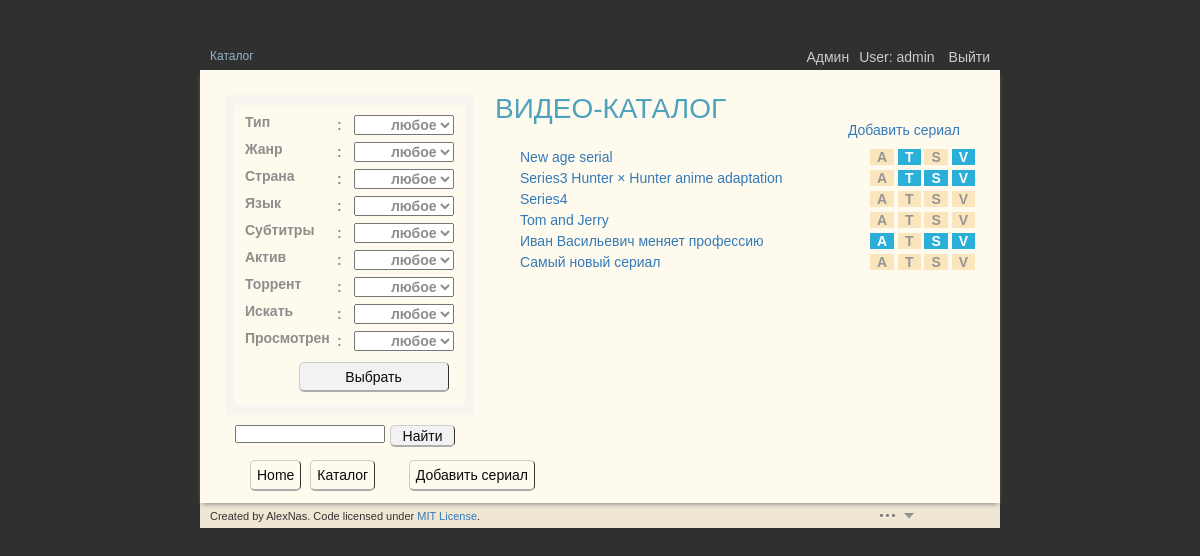
/vicat/catalog/ (signed in), run on the app's committed database.
### vicat/models.py (models this page shows, shortened)
class Series(models.Model):
    id = models.UUIDField(primary_key = True,default=uuid.uuid4,editable=False)
    slug = models.SlugField(max_length=30, primary_key=False, blank=True)
    title = models.CharField(u'название**', max_length=128, unique=True)
    description = models.CharField(u'описание', max_length=1024, blank=True,
                                    default='Описание не оформлено')
    image_series = models.ImageField (u'данные о фото_сер', blank=True,
                                    upload_to=get_upload_path_ser,
                                    storage=OverwriteStorage())
    image_episode = models.ImageField (u'данные о фото_эп', blank=True,
                                    upload_to=get_upload_path_epis,
                                    storage=OverwriteStorage())
    year = models.IntegerField(u'год выпуска', default=0, blank=False)
    length = models.IntegerField(u'длительность', default=0)
    season_qty = models.IntegerField(u'кол-во сезонов',
                                    default=0, editable=False)
    episode_qty = models.IntegerField(u'кол-во эпизодов',
                                    default=0, editable=False)
    country = models.CharField(u'страна', max_length=50,
                                    choices=COUNTRIES, default='')
    studio = models.CharField(u'студия', blank=True, max_length=128)
    language = models.CharField(u'язык', max_length=50,
                                    choices=LANGUAGES, default='')
    subt_lan = models.CharField(u'субтитры', max_length=50,
                                    choices=SUBTITLES, default='')
    director = models.CharField(u'режисер', blank=True, max_length=64)
    actors = models.CharField(u'актеры', blank=True, max_length=256)
    title_trans = models.CharField(u'перевод названия',
                                    blank=True, max_length=256)
    genre = models.CharField(u'жанр', max_length=50,
                                    choices=GENRES, default='')
    show_type = models.CharField(u'тип', max_length=50,
                                    choices=TYPES, default='')
    viewed = models.BooleanField(u'просмотрено', default=False)
    active = models.BooleanField(u'актив', default=False)
    istorrent = models.BooleanField(u'торрент', blank=True, default=False)
    torrent = models.CharField(u'торрент-адрес', blank=True, max_length=512,
                                    default='')
    tosearch = models.BooleanField(u'искать',default=False)
    created = models.DateTimeField(u'дата создания', auto_now_add=True,
                                    auto_now=False, null=True, blank=True)
    updated = models.DateTimeField(u'дата последнего изменения',
                                    auto_now_add = False, auto_now=True)
    note = models.CharField(u'заметки', max_length=1024, blank=True,
                                    default='заметки администратора')
    class Meta:
        verbose_name = u"Сериал"
        verbose_name_plural = u"Сериалы"

### vicat/views.py (the view)
def catalog(request):
    filterargs = {}
    fields = ('show_type', 'genre', 'country', 'language', 'subt_lan',
                    'active', 'istorrent', 'tosearch', 'viewed')
    if request.method == 'POST':
        form = FilterForm(request.POST)
        for field in fields:
            field_value = request.POST.get(field)
            if type(field_value) is not str:
                field_value = field_value.encode('utf-8')
            if (field_value != 'ALL'):
                if field_value == 'False':
                    field_value = False
                elif field_value == 'True':
                    field_value = True
                filterargs[field] = field_value
        found_entries = Series.objects.\
                            filter(**filterargs).order_by('created')
        is_editor = request.user.is_active and request.user.is_staff
        return render(request, 'catalog.html', {
                                'is_editor': is_editor,
                                'where': 'catalog',
                                'series_list': found_entries,
                                'form': form })
    else:
        form = FilterForm()
    context_dict = {}
    context_dict['form'] = form
    context_dict['is_editor'] = (request.user.is_active and
                                    request.user.is_staff)
    context_dict['series_list'] = Series.objects.all().order_by('title')
    context_dict['where'] = 'catalog'
    return render(request, 'catalog.html', context_dict)

### templates/catalog.html (shortened to what this page needs)
{% extends "base.html" %}
{% load staticfiles %}
{% block content %}
  <div id="view-wrap">
    <div id="view" class="img-series">
      <form id="filter_block" class="filter_ul" action="/vicat/catalog/" method="post">
            {% for f in form %}
              <div class="filter_li">
                    <div class="filt-left">{{ f.label }}</div>:
                    <span class="filt-right">{{ f }}</span>
              </div>
            {% endfor %}
          <input id="filter_submit" type="submit" value="Выбрать" />
      </form>
    </div>
    <div id="under-view">
      <div id="under-view-left">
        <form id="search_form" action="/vicat/search/" method="GET">
            <input id="search_text" type="text" name="q">
            <input id="search_submit" type="submit" value="Найти">
        </form>
      </div>
    </div>
  </div>
  <div id="wrapper">
  <div id="info_wrapper" class="height1">
    <div class="ser-title">ВИДЕО-КАТАЛОГ</div>
      <div id="create_new">
        <a href="/vicat/create_series/">Добавить сериал</a>
      </div>
      <div id="info-block" class="fixheight1 padtop2">
        {% if series_list %}
          <ul id="series-list" class="tab-clear">
            {% for series in series_list %}
            <div class="tab-left">
              <li><a href="/vicat/{{ series.id }}">{{ series.title }}</a></li>
            </div>
            <div class="tab-right">
              <span class="is{{ series.active }}">A</span>
              <span class="is{{ series.istorrent }}">T</span>
              <span class="is{{ series.tosearch }}">S</span>
              <span class="is{{ series.viewed }}">V</span>
            </div>
            <br>
            {% endfor %}
          </ul>
        {% else %}
            <p>По запросу ничего не найдено</p>
        {% endif %}
      </div>
    </div>
  </div>
{% endblock %}

### templates/base.html (shortened to what this page needs)
<!DOCTYPE html>
{% load staticfiles %}
<html>
<head>
    <link href="{% static 'css/font-awesome.min.css' %}" rel="stylesheet">
    <link href="{% static 'css/bootstrap.min.css' %}" rel="stylesheet">
    <link href="{% static 'css/main.css' %}" rel="stylesheet">
</head>
<body onload="initElement()">
  <div id="wrap">
    <div id="seacrch-login">
      <div id="back-linkage">
              {% if where == 'catalog' %}
              <span>Каталог</span>
              {% elif where == 'series' %}
                <a href="/vicat/catalog/">Каталог</a>
                <span> / </span>
                <span curr-link href="/vicat/{{ series.id }}">{{ series.title }}</span>
              {% elif where == 'reviews' %}
                <a href="/vicat/catalog/">Каталог</a>
                <span> / </span>
                <a href="/vicat/{{ series.id }}">{{ series.title }}</a>
                <span> / </span>
                <span>Отзывы</span>
              {% elif where == 'seasons' %}
                <a href="/vicat/catalog/">Каталог</a>
                <span> / </span>
                <a href="/vicat/{{ series.id }}">{{ series.title }}</a>
                <span> / </span>
                <span>Сезоны</span>
              {% endif %}
      </div>
      <div class="login">
        {% if user.is_authenticated %}
            <a href="">User: {{ user.username }} </a>
            <a href="/accounts/logout/">Выйти</a>
        {% else %}
            <a href="/accounts/login/">Войти</a>
        {% endif %}
      </div>
      <div class="login">
        {% if is_editor %}
              <a href="http://127.0.0.1:8000/admin/vicat/">Админ</a>
        {% endif %}
      </div>
    </div>
    <div id="lightback">
      <div id="main-wrap">
        <div id="main-top">
        </div>
        <div id="main">
          {% block content %}
          {% endblock %}
        </div>
        <div id="menu">
          <ul class="hr">
            <li  onclick="window.location.href='/vicat/'">Home</li>
            <li  onclick="window.location.href='/vicat/catalog/'">Каталог</li>
            <li class="dummybtn">&nbsp</li>
            {% if is_editor %}
              {% if where == 'catalog' %}
                <li onclick="window.location.href='/vicat/create_series/'">Добавить сериал</li>
              {% elif where == 'series' %}
                <li  onclick="window.location.href='/vicat/edit_series/{{ series.id }}'">Редактировать сериал</li>
                <a href="/vicat/{{ series.id }}/delete_series"><li class="delete_btn" onclick="return confirm('Подтвердите удаление сериала')">Удалить сериал</li></a>
              {% elif where == 'seasons' %}
                <li  onclick="window.location.href='/vicat/{{ series.id }}/create_season'">Добавить сезон</li>
              {% elif where == 'inseason' %}
                <li  onclick="window.location.href='/vicat/{{ series.id }}/edit_season/{{ season_num }}'">Редактировать сезон</li>
                <a href="/vicat/{{ series.id }}/delete_season/{{ season_num }}"><li class="delete_btn" onclick="return confirm('Подтвердите удаление сезона')">Удалить сезон</li></a>
              {% endif %}
            {% endif %}
          </ul>
        </div>
      </div>
      <div id="switcher_wrap">
        <div class="copyr  footer_left" >Created by AlexNas. Code licensed under <a href="href="http://opensource.org/licenses/mit-license.html"">MIT License</a>.</div>
        <div id="switcher" class="closed" class="footer_right">
          <img src="{% static "img/list_closed.png" %}" />
        </div>
      </div>
    </div>
  </div>
</body>
</html>

### static/static_dir/css/main.css (style rules this page uses)
body, p, form, form input, #wrap, #lightback, #main-wrap { padding: 0; margin: 0; line-height: 1.0; }
body { font-family: sans-serif; background-color: rgb(48, 48, 48); }
#wrap { width: 800px; margin: 50px auto; background-color: rgb(48, 48, 48); }
#lightback { background-color: #efe6d3; }
#main-wrap { background-color: #fffaee; -moz-box-shadow: 0 3px 5px -2px #888; -webkit-box-shadow: 0 3px 5px -2px #888; box-shadow: 0 3px 5px -2px #888; }
#main { width: 100%; background-color: #fffaee; clear: both; }
#seacrch-login { width: 100%; height: 20px; background-color: rgb(48, 48, 48); }
#back-linkage { float: left; text-align: left; font-size: 12px; color: #91B6C3; padding-left: 10px; }
#back-linkage span { color: #91B6C3; }
.login { float: right; margin-bottom: 20px; }
.login a { color: #cccccc; font-size: 14px; text-decoration: none; text-align: right; padding-right: 10px; }
#main-top { width: 100%; height: 25px; }
#view-wrap { float: left; margin-left: 25px; }
#view { width: 250px; border: 10px solid #f8f4ef; -webkit-box-sizing: border-box; -moz-box-sizing: border-box; box-sizing: border-box; clear: both; overflow:hidden; }
.img-series { height: 320px; }
#under-view-left { float: left; padding-left: 10px; padding-top: 10px; }
.tab-left { float: left; }
.tab-right { float: right; }
#wrapper { margin-left: 295px; }
#create_new { font-size: 14px; text-align: right; padding: 0 40px 5px 0; }
#info_wrapper { font-size: 14px; }
#info-block { width: 475px; float: right; overflow: auto; color: #8c8b89; margin-right: 25px; }
#info_wrapper .ser-title { padding-bottom: 0px; }
#series-list, #season-list, #episod-list { margin: 0px; list-style-type: none; line-height: 150%; padding-left: 20px; }
.ser-title { color: #4da2be; padding-bottom: 10px; font-size: 28px; }
#menu { margin: 0; padding: 0; clear: both; }
#menu .hr { margin: 0; padding: 20px 50px 20px 50px; }
#menu .hr li { display: inline; font: 14px Arial; color: #090909; margin-right: 5px; border-top: 1px solid #CCCCCC; border-right: 1px solid #333333; border-bottom: 2px solid #ADADAD; border-left: 1px solid #CCCCCC; border-radius: 5px; -moz-border-radius: 5px; -webkit-border-radius: 5px; padding: 6px; cursor: pointer; }
.dummybtn { border: none !important; width: 30px; cursor: default !important; }
.isFalse { font-size: 14px; font-weight: bold; padding: 0 7px; opacity: 0.9; background-color: rgba(244, 192, 102, 0.4); }
.isTrue { font-size: 14px; font-weight: bold; padding: 0 7px; color: #ffffff; background-color: #29AFD8; }
.padtop2 { padding-top: 5px; }
.height1 { min-height: 350px; }
.fixheight1 { height: 267px; }
#filter_block { padding: 10px 0 0px 10px; }
#filter_block, #newedit_block { font-size: 14px; }
.filter_ul { font-size: 14px; font-weight: bold; color: #8E8D8B; float:left; margin: 0px; list-style-type: none; }
#filter_block .filter_li { padding-bottom: 7px; }
.filter_ul SELECT { font-size: 14px; text-align: right; }
.filt-left { float: left; width: 92px; }
.filt-right SELECT { margin-left: 8px; width: 100px; }
.filter_li { clear: both; }
#filter_submit { margin-top: 4px; float:right; }
#filter_submit, #newedit_submit { height: 30px !important; width: 150px !important; }
#filter_submit, #newedit_submit, #search_submit { background-color: #f2f2f2; font: 14px Arial; color: #090909; margin-right: 5px; border-top: 1px solid #CCCCCC; border-right: 1px solid #333333; border-bottom: 2px solid #ADADAD; border-left: 1px solid #CCCCCC; border-radius: 5px; -moz-border-radius: 5px; -webkit-border-radius: 5px; cursor: pointer; }
#search_form input { font-size: 14px; }
#search_submit { font-size: 14px; margin-left: 5px; height: 22px; width: 75px; float:left; width: 65px; }
#search_text { float:left; font-size: 14px; display: inline-block; width: 150px; height: 18px; }
.footer_left { float: left; padding: 5px 0 0 10px; }
.copyr { padding-top: 8px !important; font-size: 11px; }
#switcher { height: 25px; width: 50px; margin-left: 85%; padding-top: 5px; }
.closed, .opened { width: 100%; height: 100%; cursor: pointer; }

### data on the page
Series: title "New age serial"
Series: title "Series3 Hunter × Hunter anime adaptation"
Series: title "Series4"
Series: title "Tom and Jerry"
Series: title "Иван Васильевич меняет профессию"
Series: title "Самый новый сериал"

### other printed values
{{ user.username }} "admin"
{{ f.label }} "Тип" "Жанр" "Страна" "Язык" "Субтитры" "Актив" "Торрент" "Искать" "Просмотрен"
